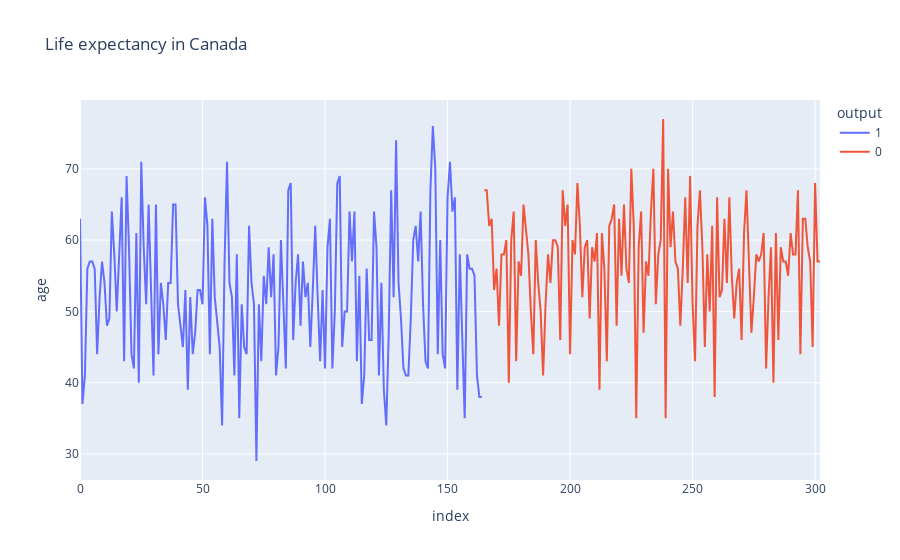

The notebook cell saved with this chart:
### Code cell
fig = px.line(df, y='age', color='output', title='Life expectancy in Canada')
fig.show()

### Figure 1 — Plotly figure (JSON) as saved in the notebook; plotly's stock layout.template omitted (floating-point values rounded to 4 significant figures; data arrays with more than 128 entries replaced by an {"elided": "..."} marker saying what was removed)
{"data": [{"hovertemplate": "output=1<br>index=%{x}<br>age=%{y}<extra></extra>", "legendgroup": "1", "line": {"color": "#636efa", "dash": "solid"}, "marker": {"symbol": "circle"}, "mode": "lines", "name": "1", "orientation": "v", "showlegend": true, "type": "scatter", "x": {"elided": "165 int values"}, "xaxis": "x", "y": {"elided": "165 int values"}, "yaxis": "y"}, {"hovertemplate": "output=0<br>index=%{x}<br>age=%{y}<extra></extra>", "legendgroup": "0", "line": {"color": "#EF553B", "dash": "solid"}, "marker": {"symbol": "circle"}, "mode": "lines", "name": "0", "orientation": "v", "showlegend": true, "type": "scatter", "x": {"elided": "138 int values"}, "xaxis": "x", "y": {"elided": "138 int values"}, "yaxis": "y"}], "layout": {"legend": {"title": {"text": "output"}, "tracegroupgap": 0}, "title": {"text": "Life expectancy in Canada"}, "xaxis": {"anchor": "y", "domain": [0, 1], "title": {"text": "index"}}, "yaxis": {"anchor": "x", "domain": [0, 1], "title": {"text": "age"}}}}
